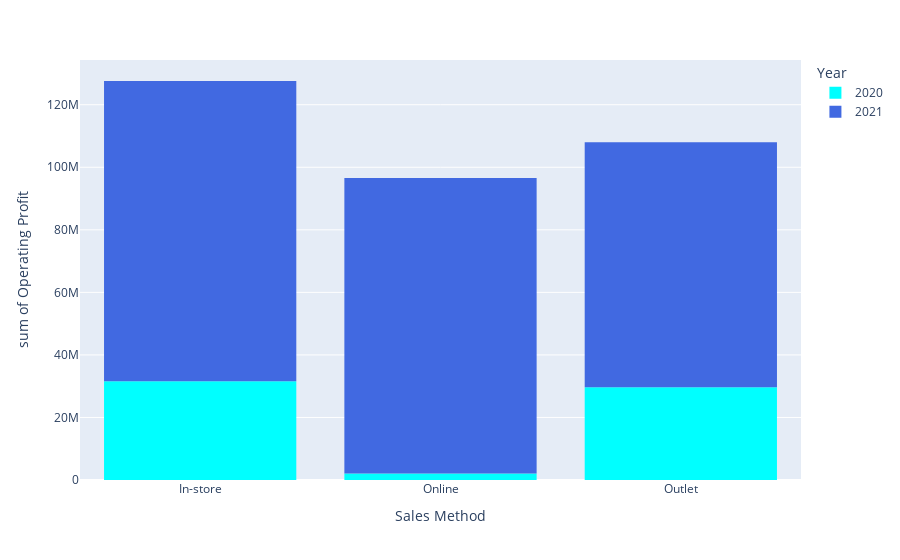

The code cell stored with this chart in its notebook:
### Code cell
px.histogram(Method_Profit_year , x = 'Sales Method' , y = 'Operating Profit' , color='Year' , color_discrete_sequence = blue_colors)

### Figure 1 — Plotly figure (JSON) as saved in the notebook; plotly's stock layout.template omitted (floating-point values rounded to 4 significant figures)
{"data": [{"alignmentgroup": "True", "bingroup": "x", "histfunc": "sum", "hovertemplate": "Year=2020<br>Sales Method=%{x}<br>sum of Operating Profit=%{y}<extra></extra>", "legendgroup": "2020", "marker": {"color": "cyan", "pattern": {"shape": ""}}, "name": "2020", "offsetgroup": "2020", "orientation": "v", "showlegend": true, "type": "histogram", "x": ["In-store", "Online", "Outlet"], "xaxis": "x", "y": [31600000.0, 2116000.0, 29660000.0], "yaxis": "y"}, {"alignmentgroup": "True", "bingroup": "x", "histfunc": "sum", "hovertemplate": "Year=2021<br>Sales Method=%{x}<br>sum of Operating Profit=%{y}<extra></extra>", "legendgroup": "2021", "marker": {"color": "royalblue", "pattern": {"shape": ""}}, "name": "2021", "offsetgroup": "2021", "orientation": "v", "showlegend": true, "type": "histogram", "x": ["In-store", "Online", "Outlet"], "xaxis": "x", "y": [96000000.0, 94440000.0, 78320000.0], "yaxis": "y"}], "layout": {"barmode": "relative", "legend": {"title": {"text": "Year"}, "tracegroupgap": 0}, "margin": {"t": 60}, "xaxis": {"anchor": "y", "domain": [0, 1], "title": {"text": "Sales Method"}}, "yaxis": {"anchor": "x", "domain": [0, 1], "title": {"text": "sum of Operating Profit"}}}}
